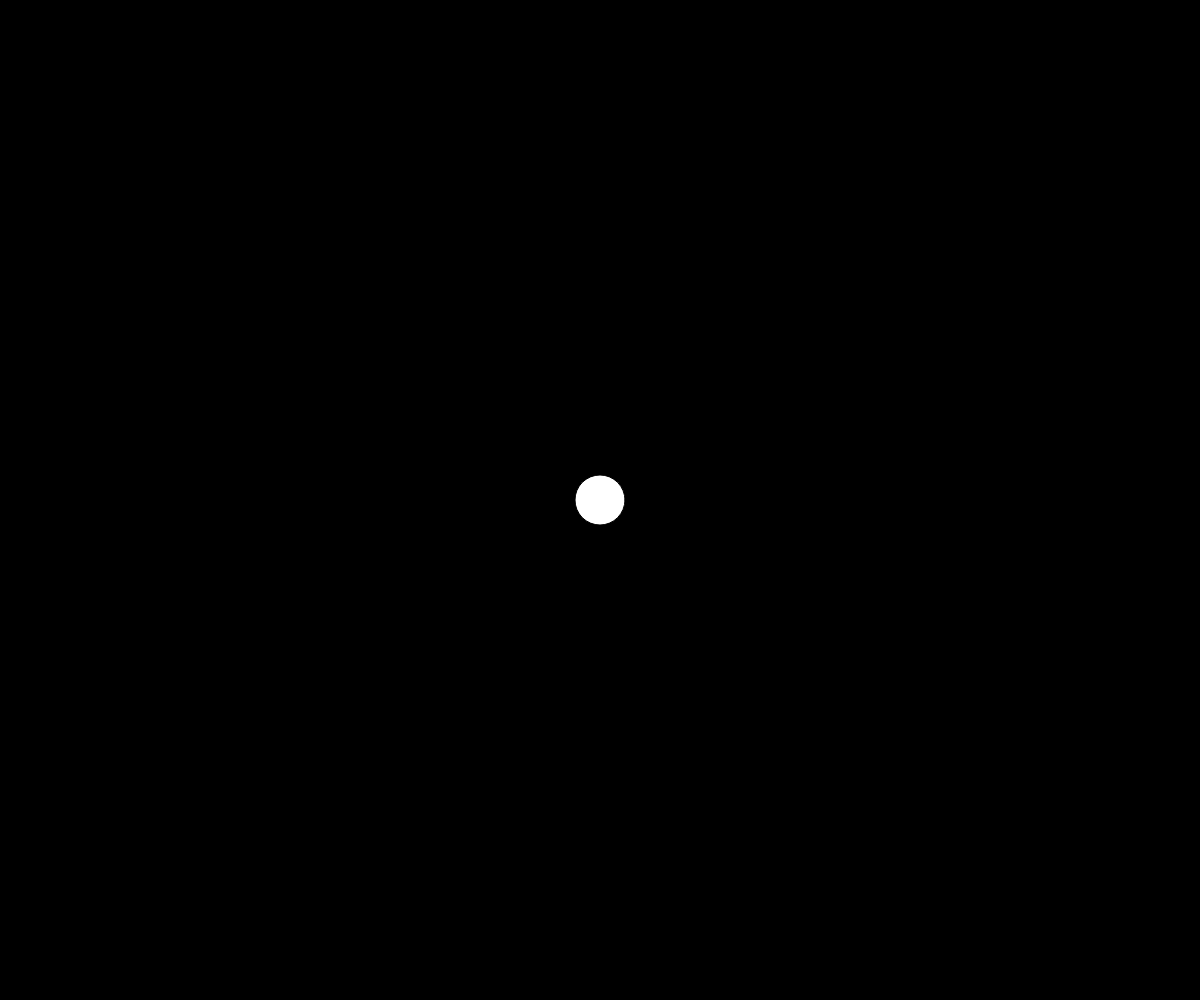
Frame 1 (no input)
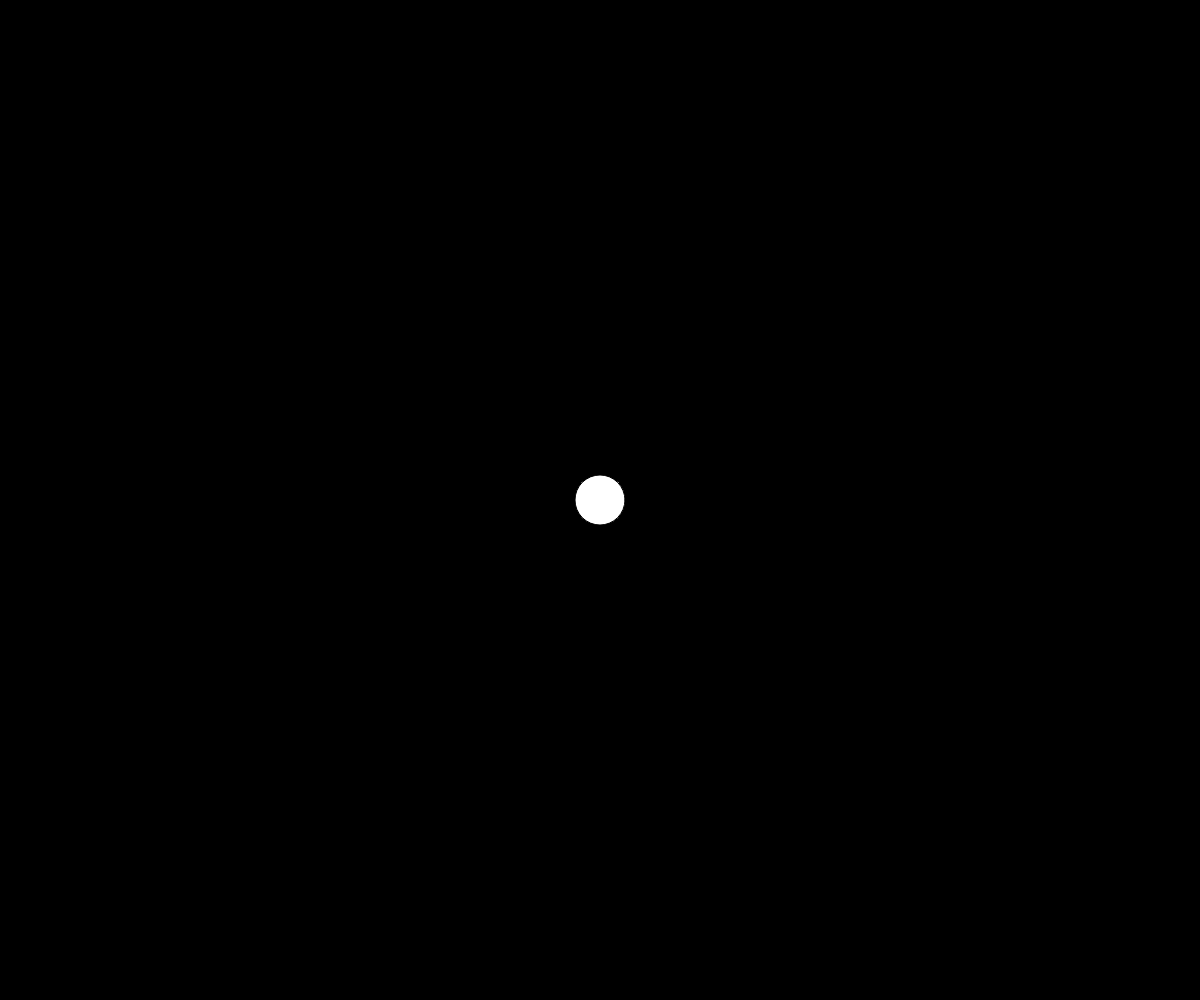
Frame 60 (no input)
Frame 120 (the mouse pressed at the canvas centre since frame 60): identical to frame 60, image omitted

The p5.js sketch that drew these frames (run headless with seeded random() and noise() and a simulated clock; from frame 60 on, the mouse is pressed at the canvas centre):

// p5.js sketch
// ── sketch.js
function setup() {
  // put setup code here
    createCanvas(windowWidth,windowHeight);
    background(0);
}

function draw() {
  // put drawing code here
    ellipse( width/2, height/2 ,50,50);
}

function windowResized(){
    resizeCanvas(windowWidth,windowHeight);
    background(0);
}
